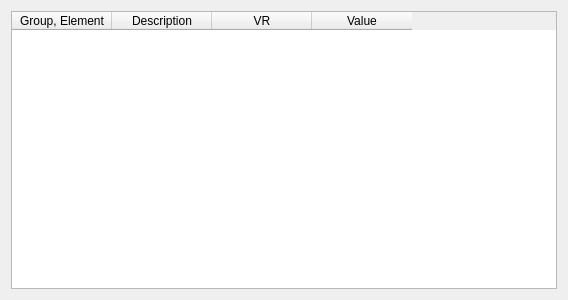
<?xml version="1.0" encoding="UTF-8"?>
<ui version="4.0">
 <class>QBirchDicomTagWidget</class>
 <widget class="QWidget" name="QBirchDicomTagWidget">
  <property name="geometry">
   <rect>
    <x>0</x>
    <y>0</y>
    <width>568</width>
    <height>300</height>
   </rect>
  </property>
  <property name="windowTitle">
   <string>Form</string>
  </property>
  <layout class="QVBoxLayout" name="verticalLayout">
   <item>
    <widget class="QTableWidget" name="tableWidget">
     <property name="wordWrap">
      <bool>false</bool>
     </property>
     <property name="rowCount">
      <number>0</number>
     </property>
     <attribute name="horizontalHeaderVisible">
      <bool>true</bool>
     </attribute>
     <attribute name="horizontalHeaderHighlightSections">
      <bool>false</bool>
     </attribute>
     <attribute name="horizontalHeaderShowSortIndicator" stdset="0">
      <bool>false</bool>
     </attribute>
     <attribute name="verticalHeaderVisible">
      <bool>false</bool>
     </attribute>
     <attribute name="verticalHeaderHighlightSections">
      <bool>false</bool>
     </attribute>
     <attribute name="verticalHeaderStretchLastSection">
      <bool>false</bool>
     </attribute>
     <column>
      <property name="text">
       <string>Group, Element</string>
      </property>
     </column>
     <column>
      <property name="text">
       <string>Description</string>
      </property>
     </column>
     <column>
      <property name="text">
       <string>VR</string>
      </property>
     </column>
     <column>
      <property name="text">
       <string>Value</string>
      </property>
     </column>
    </widget>
   </item>
  </layout>
 </widget>
 <resources/>
 <connections/>
</ui>
